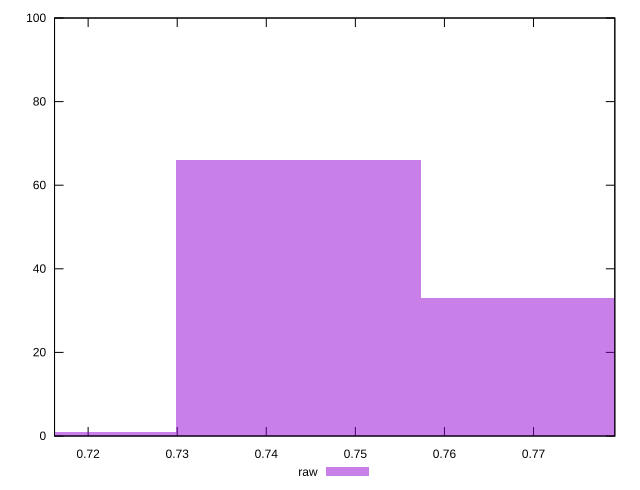

Reproduce this figure in gnuplot.
reset

$raw <<EOF
0.7436003422456928 66
0.7711410956622 33
0.7160595888291857 1
EOF

set key outside below
set boxwidth 0.027540753416507142
set xrange [0.7162280112814366:0.7791282319335076]
set yrange [0:100]
set trange [0:100]
set style fill transparent solid 0.5 noborder
set terminal svg size 640, 490 enhanced background rgb 'white'
set output "report_00008_2021-01-22T20:58:29.167/meta/pScore/samples/pages+cached+noexternal+noimg/raw/histogram.svg"

plot $raw title "raw" with boxes

reset
